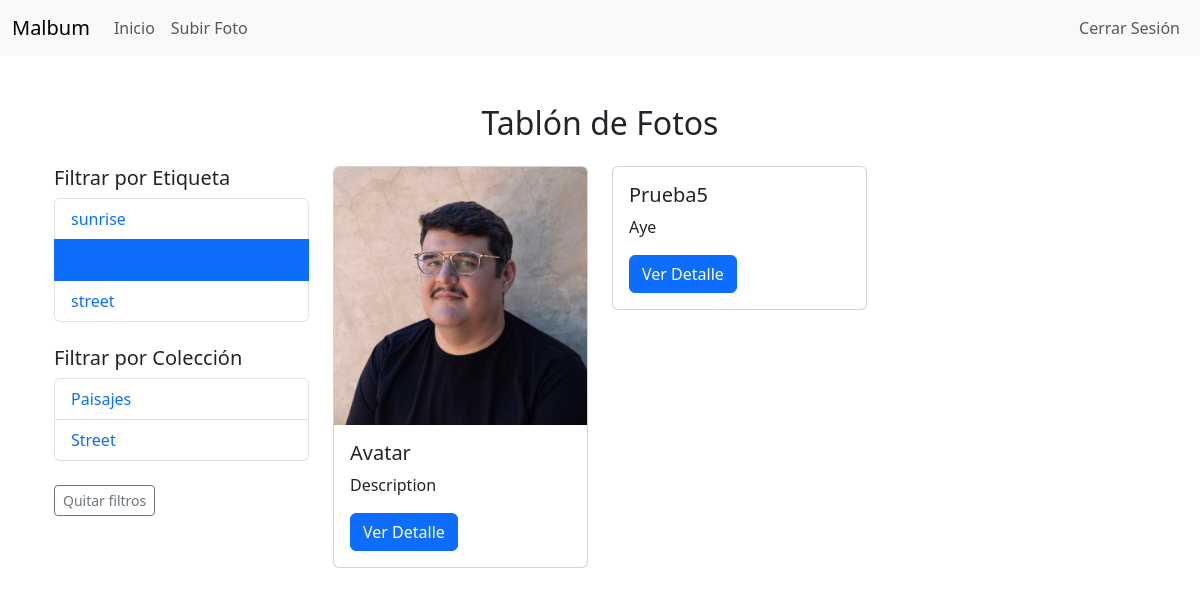
The page /tablon/?etiqueta=retrato (signed in) on the database its author committed.
### malbum/models.py (models this page shows, shortened)
class Etiqueta(models.Model):
  nombre = models.CharField(max_length=100, unique=True, verbose_name="Nombre")

class Coleccion(models.Model):
  titulo=models.CharField(max_length=255, verbose_name="Titulo")
  descripcion=models.TextField(blank=True, verbose_name="Descripcion")
  usuario=models.ForeignKey(get_user_model(), on_delete=models.CASCADE, related_name="colecciones", verbose_name="Usuario")
  fecha_creacion=models.DateTimeField(default=timezone.now, verbose_name="Fecha de creación")

class Foto(models.Model):
  titulo = models.CharField(max_length=255, verbose_name="Título")
  imagen = models.ImageField(upload_to='fotos/', verbose_name="Imagen")
  descripcion = models.TextField(blank=True, verbose_name="Descripción", help_text="Descripción de la imagen")
  fecha_subida = models.DateTimeField(default=timezone.now, verbose_name="Fecha de subida")
  alt_descripcion = models.CharField(max_length=255, blank=True, verbose_name="Descripción alternativa", help_text="Descripción alternativa para lectores de pantalla")
  licencia = models.CharField(max_length=255, blank=True, verbose_name="Licencia", help_text="Detalles sobre la licencia de imagen (ej. Creative Commons, Copyright, etc.)")
  advertencia_contenido = models.BooleanField(default=False, verbose_name="Advertencia de contenido", help_text="Indica si esta imagen debe mostrarse con una advertencia de contenido.")
  camara = models.CharField(max_length=100, blank=True, verbose_name="Cámara")
  lente = models.CharField(max_length=100, blank=True, verbose_name="Lente")
  configuracion = models.CharField(max_length=255, blank=True, verbose_name="Configuración")
  usuario = models.ForeignKey(get_user_model(), on_delete=models.CASCADE, related_name="fotos", verbose_name="Usuario")
  etiquetas = models.ManyToManyField('Etiqueta', blank=True, related_name="fotos", verbose_name="Etiquetas")
  colecciones = models.ManyToManyField('Coleccion', blank=True, related_name="fotos", verbose_name="Colecciones")

### malbum/views.py (the view)
# urls.py: path('tablon/', views.tablon, name='tablon'),
@login_required
def tablon(request):
  fotos = Foto.objects.filter(usuario=request.user)
  etiqueta = request.GET.get('etiqueta')
  coleccion = request.GET.get('coleccion')
  if etiqueta:
    fotos = fotos.filter(etiquetas__nombre=etiqueta)
  if coleccion:
    fotos = fotos.filter(colecciones__titulo=coleccion)
  context = {
    'fotos' : fotos,
    'etiquetas' : Etiqueta.objects.all(),
    'colecciones' : Coleccion.objects.all(),
    'etiqueta_seleccionada' : etiqueta,
    'coleccion_seleccionada' : coleccion
  }
  return render(request, 'tablon.html', context)

### templates/tablon.html (shortened to what this page needs)
{% extends 'base.html' %}
{% load widget_tweaks %}
{% block content %}
<div class="container mt-5">
    <h2 class="text-center mb-4">Tablón de Fotos</h2>
    <div class="row">
        <div class="col-md-3">
            <h5>Filtrar por Etiqueta</h5>
            <ul class="list-group mb-4">
                {% for etiqueta in etiquetas %}
                    <li class="list-group-item {% if etiqueta.nombre == etiqueta_seleccionada %}active{% endif %}">
                        <a href="{% url 'tablon' %}?etiqueta={{ etiqueta.nombre }}" class="text-decoration-none">
                            {{ etiqueta.nombre }}
                        </a>
                    </li>
                {% endfor %}
            </ul>
            <h5>Filtrar por Colección</h5>
            <ul class="list-group">
                {% for coleccion in colecciones %}
                    <li class="list-group-item {% if coleccion.titulo == coleccion_seleccionada %}active{% endif %}">
                        <a href="{% url 'tablon' %}?coleccion={{ coleccion.titulo }}" class="text-decoration-none">
                            {{ coleccion.titulo }}
                        </a>
                    </li>
                {% endfor %}
            </ul>
            {% if coleccion_seleccionada or etiqueta_seleccionada %}
                <div class="mt-4">
                    <a href="{% url 'tablon' %}" class="btn btn-outline-secondary btn-sm">Quitar filtros</a>
                </div>
            {% endif %}
        </div>
        <div class="col-md-9">
            <div class="row">
                {% for foto in fotos %}
                    <div class="col-md-4 mb-4">
                        <div class="card">
                            <img src="{{ foto.imagen.url }}" class="card-img-top" alt="{{ foto.alt_descripcion }}">
                            <div class="card-body">
                                <h5 class="card-title">{{ foto.titulo }}</h5>
                                <p class="card-text">{{ foto.descripcion|truncatewords:10 }}</p>
                                <a href="{% url 'detalle_foto' foto.id %}" class="btn btn-primary">Ver Detalle</a>
                            </div>
                        </div>
                    </div>
                {% empty %}
                    <p class="text-center">No hay fotos disponibles.</p>
                {% endfor %}
            </div>
        </div>
    </div>
</div>
{% endblock %}

### rows shown on the page
Etiqueta: nombre "sunrise"
Etiqueta: nombre "street"
Coleccion: titulo "Paisajes"
Coleccion: titulo "Street"
Foto: imagen (picture), titulo "Avatar", descripcion "Description"
Foto: titulo "Prueba5", descripcion "Aye"
